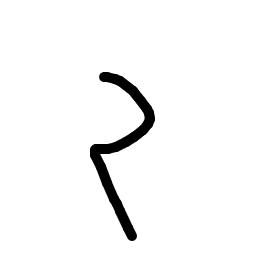
#> input picture output.png, 280 x 280 px, given as the content of the folder drive, which was not available
$ jupyter execute --allow-errors 'bangla_hand_written_digit_recognition .ipynb'   (shell and % lines are left out)   (older library calls are emulated)
#> lines starting #> are read from the running program, lines starting #| are printed output that depends on the picture; pictures that were not available may be replaced by others from this repository, and a replacement may not be noted
[cell 1]
from google.colab import auth
auth.authenticate_user()
from oauth2client.client import GoogleCredentials
#> (the rest of this cell did not finish here and is left out)

[cell 2]
import os
print(os.listdir("drive"))

import pandas as pd
import numpy as np
import os
import glob
import cv2
import matplotlib.pyplot as plt

from skimage import io

import pickle
import h5py
import keras
from keras.models import Sequential
from keras.utils import to_categorical
from keras.layers import Dense, Input, Conv2D, Flatten, MaxPooling2D, Activation,Dropout,BatchNormalization
from keras.models import Model
from keras.models import model_from_json
from scipy.misc import imread, imresize,imshow
import keras.models

[cell 3]
path_dir='drive/digit_recoginzer'
path_train_a=glob.glob(os.path.join(path_dir,'training-a','*.png'))
path_train_b=glob.glob(os.path.join(path_dir,'training-b','*.png'))
path_train_c=glob.glob(os.path.join(path_dir,'training-c','*.png'))
path_train_d=glob.glob(os.path.join(path_dir,'training-d','*.png'))
path_train_e=glob.glob(os.path.join(path_dir,'training-e','*.png'))

[cell 4]
path_train_label_a=os.path.join(path_dir,'training-a.csv')
path_train_label_b=os.path.join(path_dir,'training-b.csv')
path_train_label_c=os.path.join(path_dir,'training-c.csv')
path_train_label_d=os.path.join(path_dir,'training-d.csv')
path_train_label_e=os.path.join(path_dir,'training-e.csv')

[cell 5]
def read_image(path):
#> called with path = '_only/output.png'
    img=io.imread(path,as_gray=True)
#> img is the input picture: shape (280, 280) float64; min 0, max 1, mean 0.97
    return img
def get_key(path):
    key=path.split(sep=os.sep)[-1]
    return key
def get_data(path_img,path_label,resize_dim):
    ii=path_label.split('-')[-1][0]
    try:
        #to check if data is already prepared and saved in .h5 format
        pat='drive/digit_recoginzer/data'+ii+'.h5'
        hf=h5py.File(pat,'r')
        X=np.array(hf["X"][:])
        Y=np.array(hf["Y"][:])

    except:
        X=[]
        Y=[]
        for i,path in enumerate(path_img):
            img=read_image(path)
            img=cv2.resize(img,(resize_dim,resize_dim),interpolation=cv2.INTER_AREA)
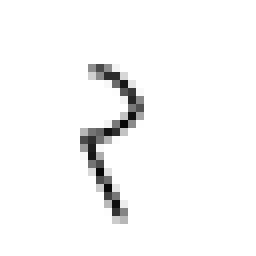
#> img: shape (32, 32) float64 (shown 8 times larger); min 0.0299, max 1, mean 0.97
            gaussian_3=cv2.GaussianBlur(img,(9,9),10.0)
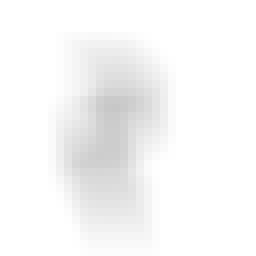
#> gaussian_3: shape (32, 32) float64 (shown 8 times larger); min 0.784, max 1, mean 0.97
            img=cv2.addWeighted(img,1.5,gaussian_3,-0.5,0,img)
            kernel=np.array([[-1,-1,-1],[-1,9,-1],[-1,-1,-1]]) #filter
            img=cv2.filter2D(img,-1,kernel)
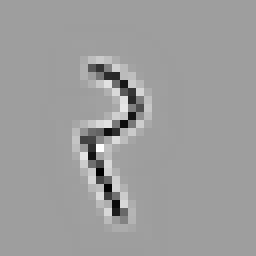
#> img: shape (32, 32) float64 (shown 8 times larger); min -7.88, max 6.44, mean 0.97; drawn with min black and max white
            X.append(img)
            if i==len(path_img)-1:
                end='\n'
            else:
                end='\r'
            print('processed {}/{}'.format(i+1,len(path_img)),end=end)
        X=np.array(X)

        df=pd.read_csv(path_label)
        df=df.set_index('filename')
        y=[df.loc[get_key(path)]['digit'] for path in path_img ]
        # [7 lines of commented-out code are left out]
        y=to_categorical(y,10)
        #Y.append(y)
        Y=np.array(Y)
        pat='drive/digit_recoginzer/data'+ii+'.h5'
        hf=h5py.File(pat,'w')
        hf.create_dataset('X',data=X,compression="gzip",compression_opts=9)
        hf.create_dataset('Y',data=Y,compression="gzip",compression_opts=9)
        hf.close()

    return X,Y
